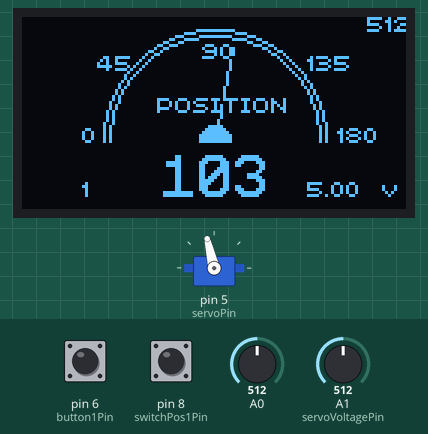
This sketch was run on a simulated Arduino Uno, built with avr-gcc and run on an emulated ATmega328P. Shown: servo, 128×64 one-colour display. The inputs (shaded band) are chosen by the test bench; at power-on: pin 8 (switchPos1Pin) HIGH, A0 = 512, A1 (servoVoltagePin) = 512, pin 6 (button1Pin) HIGH. What the sketch prints to the serial monitor is not drawn.

Above: at 1.2 s.
1.3 s: pin 8 (switchPos1Pin) pulled LOW for 0.15 s
At 1.46 s:
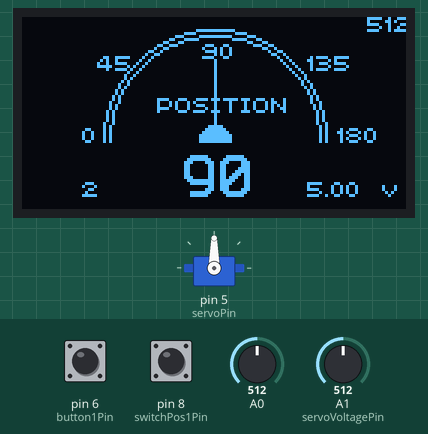
3.0 s: A0 set to 716
At 4.3 s:
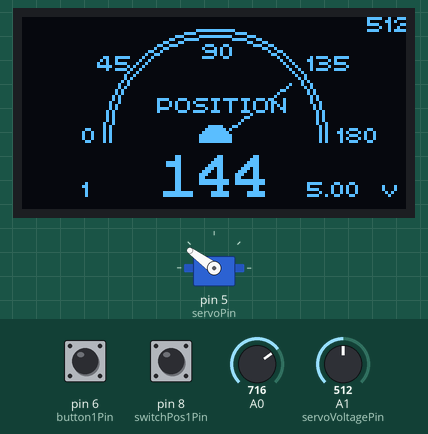
4.6 s: A0 set to 900
At 5.8 s:
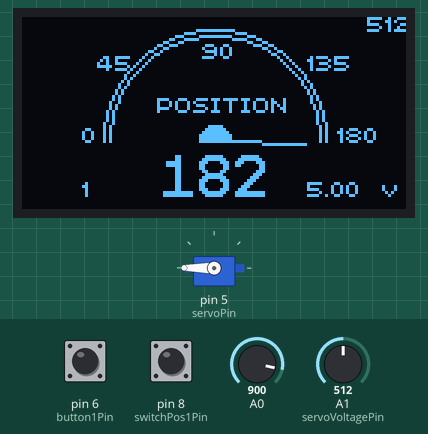
6.1 s: A0 set to 880
At 7.2 s:
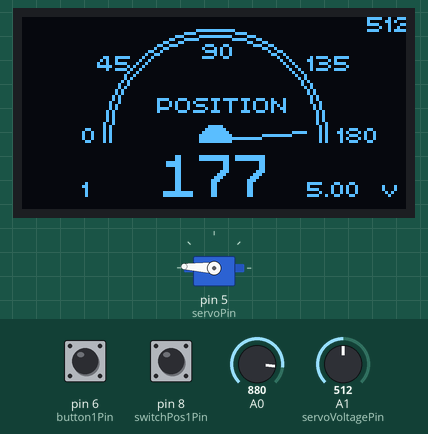
7.7 s: A0 set to 306
At 8.1 s:
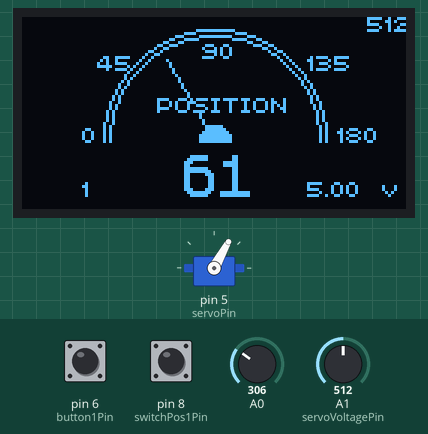
9.3 s: A1 (servoVoltagePin) set to 716
At 9.8 s:
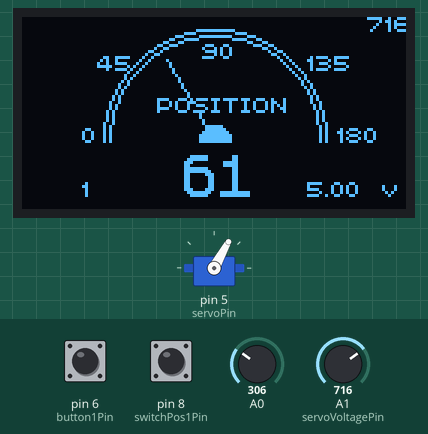
Timing chart, 0 to 11.9 s (numbered marks = the images above; inputs shaded):
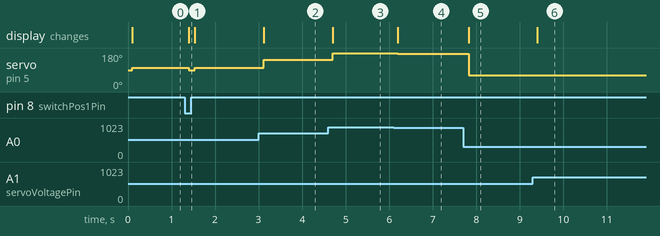

Measured:
- after the input at 1.3 s, servo on pin 5 (servoPin): 103° → 90° after 0.10 s, → 103° 0.14 s later; the display: changes after 0.10 s (image 1)
- after the input at 3.0 s, servo on pin 5 (servoPin): 103° → 144° after 0.12 s; the display: changes after 0.12 s (image 2)
- after the input at 4.6 s, servo on pin 5 (servoPin): 144° → 180° after 0.10 s; the display: changes after 0.10 s (image 3)
- after the input at 6.1 s, servo on pin 5 (servoPin): 180° → 177° after 0.10 s; the display: changes after 0.10 s (image 4)
- after the input at 7.7 s, servo on pin 5 (servoPin): 177° → 61° after 0.13 s; the display: changes after 0.13 s (image 5)
- after the input at 9.3 s, the display: changes after 0.11 s (image 6)

The sketch:

servoTesterBoard.ino
```cpp
#include <U8g2lib.h>
#include <Servo.h>


//u8g2LIB_SSD1306_128X64 u8g2(u8g2_I2C_OPT_NONE|u8g2_I2C_OPT_DEV_0);

U8G2_SSD1306_128X64_NONAME_F_HW_I2C u8g2(U8G2_R0, /* clock=*/ SCL, /* data=*/ SDA, /* reset=*/ U8X8_PIN_NONE);   // All Boards without Reset of the Display

int xmax = 128;
int ymax = 62;
int xcenter = xmax / 2;
int ycenter = ymax / 2 + 10;
int arc = ymax / 2;
int angle = 0;

char* label[] = {"POSITION"};
int labelXpos[] = {45};

int potVal, mappedAngle, mappledNeedleLocation, a = 10;
u8g2_uint_t mappedNeedleAngle = 0;

int servoPin = 5;  // analog pin used to connect the potentiometer
Servo myservo;  // create servo object to control a servo
int targetSetAngle = 90;  // set angle when not using pot

#define potmeterPin A1
int switchPos1Pin = 8;  // up
int switchPos2Pin = 7;  // down
int button1Pin = 6;  // down
int button1State = 0;         // variable for reading the pushbutton status

int servoVoltagePin = A1; //
int servoVoltageVal = 1;
float servoVoltageActual = 1.000;

int controlMode = 1;  // up

int minPotValue = 0;  // for calibration
int maxPotValue = 890;  //for calibration. 1023 originally


//FUNCTIONS ------------------------------------------------------------------------------------
void gauge(uint8_t angle) {

  // draw border of the gauge
  u8g2.drawCircle(xcenter, ycenter, arc + 6, U8G2_DRAW_UPPER_RIGHT);
  u8g2.drawCircle(xcenter, ycenter, arc + 4, U8G2_DRAW_UPPER_RIGHT);

  u8g2.drawCircle(xcenter, ycenter, arc + 6, U8G2_DRAW_UPPER_LEFT);
  u8g2.drawCircle(xcenter, ycenter, arc + 4, U8G2_DRAW_UPPER_LEFT);
  // draw the needle
  float x1 = sin(2 * angle * 2 * 3.14 / 360);
  float y1 = cos(2 * angle * 2 * 3.14 / 360);
  u8g2.drawLine(xcenter, ycenter, xcenter + arc * x1, ycenter - arc * y1);
  u8g2.drawDisc(xcenter, ycenter, 5, U8G2_DRAW_UPPER_LEFT);
  u8g2.drawDisc(xcenter, ycenter, 5, U8G2_DRAW_UPPER_RIGHT);
  u8g2.setFont(u8g2_font_chikita_tr);
  // show scale labels
  u8g2.drawStr( 20, 42, "0");
  u8g2.drawStr( 25, 18, "45");
  u8g2.drawStr( 60, 14, "90");
  u8g2.drawStr( 95, 18, "135");
  u8g2.drawStr( 105, 42, "180");

  // label for swicth
  u8g2.setCursor(20, 60);
  u8g2.print(controlMode);

  // show gauge label

  u8g2.setCursor(labelXpos[0], 32);
  u8g2.print(label[0]);
  // show digital value and align its position
  u8g2.setFont(u8g2_font_profont22_tr);

  u8g2.setCursor(54, 60);

  /* //in original code, fix for low values? maybe have this fix upper value?
    if (mappedAngle < 10) {
    u8g2.print("0");
    }
  */

  //shift over when values are greater than 100; to be pretty
  if (mappedAngle > 99) {
    //u8g.setPrintPos(47,60);
    u8g2.setCursor(47, 60);
  }
  u8g2.print(mappedAngle);
  u8g2.setFont(u8g2_font_chikita_tr);

  //prints out voltage VALUE to OLED
  u8g2.setCursor(115, 5);
  u8g2.print(servoVoltageVal);

  //prints out voltage to OLED
  u8g2.setCursor(95, 60);
  u8g2.print(servoVoltageActual);
  u8g2.drawStr( 120, 60, "v");
}

//SETUP ------------------------------------------------------------------------------------
void setup(void) {

  Serial.begin(115200);

  //servo
  myservo.attach(servoPin);  // attaches the servo on pin 9 to the servo object

  //switch
  pinMode(switchPos1Pin, INPUT_PULLUP);
  pinMode(switchPos2Pin, INPUT_PULLUP);
  pinMode(button1Pin, INPUT_PULLUP);

  //screen
  u8g2.begin();
  u8g2.setFont(u8g2_font_chikita_tr);
  Serial.print("Setup done");
}

//LOOP ------------------------------------------------------------------------------------
void loop(void) {


  //voltage read and print
  servoVoltageVal = analogRead(servoVoltagePin);

  //if it reads nothing so USB POWERED
  if (digitalRead(servoVoltageVal) <= 100) { //100 just arbitrary - really reads 0-3
    servoVoltageActual = 5.00;

  }
  else {
    servoVoltageActual = servoVoltageVal / 105.5;
  }

  //servoVoltageActual = servoVoltageVal * (5.0 / 1023.0);
  //servoVoltageActual = servoVoltageActual * 2.5; //voltage divider adjustment

  //Serial.print("Read: ");
  //Serial.println(servoVoltageVal);
  //Serial.print("converted voltage: ");
  //Serial.println(servoVoltageActual);


  //SWITCH
  if (digitalRead(switchPos1Pin) == HIGH) {
    controlMode = 1;
    u8g2.setCursor(20, 60);
    u8g2.print(controlMode);
  }
  if (digitalRead(switchPos1Pin) == LOW) {
    controlMode = 2;
    u8g2.setCursor(20, 60);
    u8g2.print(controlMode);
  }
  //Serial.println(controlMode);
  if (controlMode == 1) {
    //POT
    //Serial.println("mode 1");
    potVal = analogRead(A0);         //p
  }
  else if (controlMode == 2) {

    button1State = digitalRead(button1Pin);
    if (button1State == LOW) {

      if (targetSetAngle >= 181) {
        targetSetAngle = 0;
      }
      else {
        targetSetAngle = targetSetAngle + 45;
      }
    }
    //POT
    Serial.println("targetSetAngle");

    potVal = map(targetSetAngle, 0, 180, minPotValue, maxPotValue); //w

    //mappedAngle = map(potVal, minPotValue, maxPotValue, 0, 180); //w

  }

  //mappedAngle = map(potVal, minPotValue, maxPotValue, 0, 180); //w
  //mappledNeedleLocation = map(potVal, minPotValue, maxPotValue, 0, 90);    //m
  Serial.println(potVal);
  mappedAngle = map(potVal, minPotValue, maxPotValue, 0, 180); //w
  mappledNeedleLocation = map(potVal, minPotValue, maxPotValue, 0, 90);    //m

  // show needle and dial
  mappedNeedleAngle = mappledNeedleLocation; //xx
  if (mappedNeedleAngle < 45) {
    mappedNeedleAngle = mappedNeedleAngle + 135;
  }
  else {
    mappedNeedleAngle = mappedNeedleAngle - 45;
  }

  // picture loop
  {
    u8g2.firstPage();
    do {
      gauge(mappedNeedleAngle);
    }
    while ( u8g2.nextPage() );
  }

  // move servo

  myservo.write(mappedAngle);

}
```
